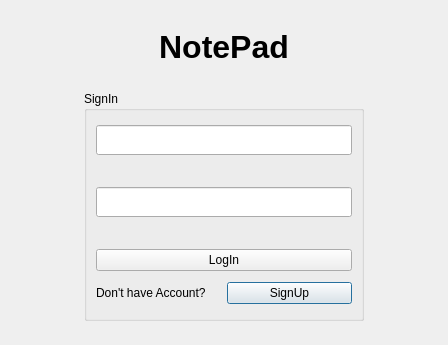
<?xml version="1.0" encoding="UTF-8"?>
<ui version="4.0">
 <class>SignIn</class>
 <widget class="QDialog" name="SignIn">
  <property name="geometry">
   <rect>
    <x>0</x>
    <y>0</y>
    <width>448</width>
    <height>345</height>
   </rect>
  </property>
  <property name="windowTitle">
   <string>Dialog</string>
  </property>
  <layout class="QGridLayout" name="gridLayout_2">
   <item row="1" column="0">
    <widget class="QGroupBox" name="groupBox">
     <property name="maximumSize">
      <size>
       <width>280</width>
       <height>230</height>
      </size>
     </property>
     <property name="title">
      <string>SignIn</string>
     </property>
     <layout class="QGridLayout" name="gridLayout">
      <item row="2" column="0" colspan="2">
       <widget class="QLineEdit" name="password">
        <property name="maximumSize">
         <size>
          <width>260</width>
          <height>30</height>
         </size>
        </property>
       </widget>
      </item>
      <item row="1" column="0">
       <widget class="QLabel" name="email_text">
        <property name="maximumSize">
         <size>
          <width>127</width>
          <height>10</height>
         </size>
        </property>
        <property name="styleSheet">
         <string notr="true">color: red;</string>
        </property>
        <property name="text">
         <string/>
        </property>
       </widget>
      </item>
      <item row="5" column="1">
       <widget class="QPushButton" name="SignUp">
        <property name="text">
         <string>SignUp</string>
        </property>
       </widget>
      </item>
      <item row="5" column="0">
       <widget class="QLabel" name="label">
        <property name="text">
         <string>Don't have Account? </string>
        </property>
       </widget>
      </item>
      <item row="4" column="0" colspan="2">
       <widget class="QPushButton" name="LogIn">
        <property name="text">
         <string>LogIn</string>
        </property>
       </widget>
      </item>
      <item row="0" column="0" colspan="2">
       <widget class="QLineEdit" name="email">
        <property name="maximumSize">
         <size>
          <width>260</width>
          <height>30</height>
         </size>
        </property>
       </widget>
      </item>
      <item row="3" column="0">
       <widget class="QLabel" name="password_text">
        <property name="maximumSize">
         <size>
          <width>127</width>
          <height>10</height>
         </size>
        </property>
        <property name="styleSheet">
         <string notr="true">color: red;</string>
        </property>
        <property name="text">
         <string/>
        </property>
       </widget>
      </item>
     </layout>
    </widget>
   </item>
   <item row="0" column="0">
    <widget class="QLabel" name="label_2">
     <property name="maximumSize">
      <size>
       <width>280</width>
       <height>50</height>
      </size>
     </property>
     <property name="text">
      <string>&lt;html&gt;&lt;head/&gt;&lt;body&gt;&lt;p align=&quot;center&quot;&gt;&lt;span style=&quot; font-size:24pt; font-weight:600;&quot;&gt;NotePad&lt;/span&gt;&lt;/p&gt;&lt;/body&gt;&lt;/html&gt;</string>
     </property>
    </widget>
   </item>
  </layout>
 </widget>
 <resources/>
 <connections/>
</ui>
